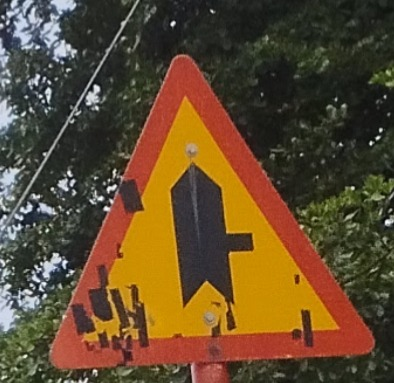
#> input picture data/test/Nguyhiem/Nguyhiem_3.jpeg, 394 x 383 px, found by its file name
$ jupyter execute --allow-errors predict.ipynb
#> lines starting #> are read from the running program, lines starting #| are printed output that depends on the picture
# 🚦 Inference — HOG + RF / SVM
Load model `.joblib` và dự đoán từ ảnh bất kỳ.
Pipeline extract feature **hoàn toàn khớp** với lúc train (`skimage` — không dùng `cv2`).

[cell 1]
from pathlib import Path

import joblib
import numpy as np
import matplotlib.pyplot as plt

from skimage.color import rgb2gray
from skimage.feature import hog
from skimage.io import imread
from skimage.transform import resize

## 1. Load model
Đổi `MODEL_PATH` sang model muốn dùng (`HOG_RandomForest_6x3`, `HOG_RandomForest_8x2`, `HOG_SVM_6x3`, `HOG_SVM_8x2`).

[cell 2]
MODEL_PATH = r"E:\CS-UIT\Ki 6\Nhập môn CV\CS231.Q22-TrafficSign-Classification\models\HOG_RandomForest_6x3.joblib"

#> (the rest of this cell did not finish here and is left out)

## 2. Hàm extract feature — khớp 100% với lúc train

[cell 3]
def extract_feature(image_path: str) -> np.ndarray:
    """Đọc ảnh → grayscale → resize → HOG. Giống hệt pipeline train."""
    img = imread(image_path)                              # skimage.io.imread
#> img is the input picture: shape (383, 394, 3); mean R, G, B 97.6, 74.6, 45.7
    gray = rgb2gray(img) if img.ndim == 3 else img        # rgb2gray nếu có màu
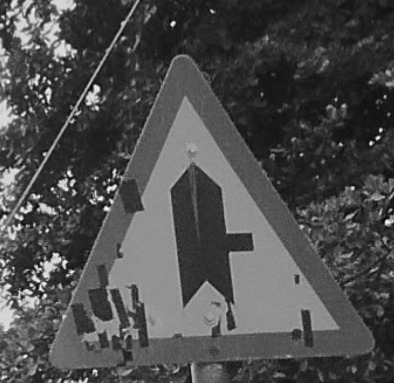
#> gray: shape (383, 394) float64; min 0.00561, max 0.99, mean 0.304
    gray = resize(gray, IMAGE_SIZE, anti_aliasing=True)   # resize về (128,128)
    feat = hog(gray, **HOG_PARAMS)                        # HOG params lấy từ payload
    return feat
